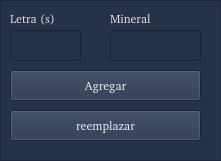
   <widget class="QFrame" name="frame_5">
    <property name="geometry">
     <rect>
      <x>10</x>
      <y>460</y>
      <width>221</width>
      <height>161</height>
     </rect>
    </property>
    <property name="palette">
     <palette>
      <active>
       <colorrole role="WindowText">
        <brush brushstyle="SolidPattern">
         <color alpha="255">
          <red>243</red>
          <green>219</green>
          <blue>214</blue>
         </color>
        </brush>
       </colorrole>
       <colorrole role="Button">
        <brush brushstyle="SolidPattern">
         <color alpha="255">
          <red>38</red>
          <green>50</green>
          <blue>74</blue>
         </color>
        </brush>
       </colorrole>
       <colorrole role="Base">
        <brush brushstyle="SolidPattern">
         <color alpha="255">
          <red>38</red>
          <green>50</green>
          <blue>74</blue>
         </color>
        </brush>
       </colorrole>
       <colorrole role="Window">
        <brush brushstyle="SolidPattern">
         <color alpha="255">
          <red>38</red>
          <green>50</green>
          <blue>74</blue>
         </color>
        </brush>
       </colorrole>
      </active>
      <inactive>
       <colorrole role="WindowText">
        <brush brushstyle="SolidPattern">
         <color alpha="255">
          <red>243</red>
          <green>219</green>
          <blue>214</blue>
         </color>
        </brush>
       </colorrole>
       <colorrole role="Button">
        <brush brushstyle="SolidPattern">
         <color alpha="255">
          <red>38</red>
          <green>50</green>
          <blue>74</blue>
         </color>
        </brush>
       </colorrole>
       <colorrole role="Base">
        <brush brushstyle="SolidPattern">
         <color alpha="255">
          <red>38</red>
          <green>50</green>
          <blue>74</blue>
         </color>
        </brush>
       </colorrole>
       <colorrole role="Window">
        <brush brushstyle="SolidPattern">
         <color alpha="255">
          <red>38</red>
          <green>50</green>
          <blue>74</blue>
         </color>
        </brush>
       </colorrole>
      </inactive>
      <disabled>
       <colorrole role="WindowText">
        <brush brushstyle="SolidPattern">
         <color alpha="255">
          <red>190</red>
          <green>190</green>
          <blue>190</blue>
         </color>
        </brush>
       </colorrole>
       <colorrole role="Button">
        <brush brushstyle="SolidPattern">
         <color alpha="255">
          <red>38</red>
          <green>50</green>
          <blue>74</blue>
         </color>
        </brush>
       </colorrole>
       <colorrole role="Base">
        <brush brushstyle="SolidPattern">
         <color alpha="255">
          <red>38</red>
          <green>50</green>
          <blue>74</blue>
         </color>
        </brush>
       </colorrole>
       <colorrole role="Window">
        <brush brushstyle="SolidPattern">
         <color alpha="255">
          <red>38</red>
          <green>50</green>
          <blue>74</blue>
         </color>
        </brush>
       </colorrole>
      </disabled>
     </palette>
    </property>
    <property name="frameShape">
     <enum>QFrame::StyledPanel</enum>
    </property>
    <property name="frameShadow">
     <enum>QFrame::Raised</enum>
    </property>
    <widget class="QLabel" name="key_label">
     <property name="geometry">
      <rect>
       <x>10</x>
       <y>10</y>
       <width>61</width>
       <height>17</height>
      </rect>
     </property>
     <property name="palette">
      <palette>
       <active>
        <colorrole role="WindowText">
         <brush brushstyle="SolidPattern">
          <color alpha="255">
           <red>243</red>
           <green>219</green>
           <blue>214</blue>
          </color>
         </brush>
        </colorrole>
        <colorrole role="Button">
         <brush brushstyle="SolidPattern">
          <color alpha="255">
           <red>38</red>
           <green>50</green>
           <blue>74</blue>
          </color>
         </brush>
        </colorrole>
        <colorrole role="Base">
         <brush brushstyle="SolidPattern">
          <color alpha="255">
           <red>38</red>
           <green>50</green>
           <blue>74</blue>
          </color>
         </brush>
        </colorrole>
        <colorrole role="Window">
         <brush brushstyle="SolidPattern">
          <color alpha="255">
           <red>38</red>
           <green>50</green>
           <blue>74</blue>
          </color>
         </brush>
        </colorrole>
       </active>
       <inactive>
        <colorrole role="WindowText">
         <brush brushstyle="SolidPattern">
          <color alpha="255">
           <red>243</red>
           <green>219</green>
           <blue>214</blue>
          </color>
         </brush>
        </colorrole>
        <colorrole role="Button">
         <brush brushstyle="SolidPattern">
          <color alpha="255">
           <red>38</red>
           <green>50</green>
           <blue>74</blue>
          </color>
         </brush>
        </colorrole>
        <colorrole role="Base">
         <brush brushstyle="SolidPattern">
          <color alpha="255">
           <red>38</red>
           <green>50</green>
           <blue>74</blue>
          </color>
         </brush>
        </colorrole>
        <colorrole role="Window">
         <brush brushstyle="SolidPattern">
          <color alpha="255">
           <red>38</red>
           <green>50</green>
           <blue>74</blue>
          </color>
         </brush>
        </colorrole>
       </inactive>
       <disabled>
        <colorrole role="WindowText">
         <brush brushstyle="SolidPattern">
          <color alpha="255">
           <red>190</red>
           <green>190</green>
           <blue>190</blue>
          </color>
         </brush>
        </colorrole>
        <colorrole role="Button">
         <brush brushstyle="SolidPattern">
          <color alpha="255">
           <red>38</red>
           <green>50</green>
           <blue>74</blue>
          </color>
         </brush>
        </colorrole>
        <colorrole role="Base">
         <brush brushstyle="SolidPattern">
          <color alpha="255">
           <red>38</red>
           <green>50</green>
           <blue>74</blue>
          </color>
         </brush>
        </colorrole>
        <colorrole role="Window">
         <brush brushstyle="SolidPattern">
          <color alpha="255">
           <red>38</red>
           <green>50</green>
           <blue>74</blue>
          </color>
         </brush>
        </colorrole>
       </disabled>
      </palette>
     </property>
     <property name="font">
      <font>
       <family>Bitstream Charter</family>
       <weight>50</weight>
       <bold>false</bold>
      </font>
     </property>
     <property name="text">
      <string>Letra (s)</string>
     </property>
    </widget>
    <widget class="QPushButton" name="Save_element_button">
     <property name="geometry">
      <rect>
       <x>10</x>
       <y>70</y>
       <width>191</width>
       <height>31</height>
      </rect>
     </property>
     <property name="palette">
      <palette>
       <active>
        <colorrole role="Button">
         <brush brushstyle="SolidPattern">
          <color alpha="255">
           <red>38</red>
           <green>50</green>
           <blue>74</blue>
          </color>
         </brush>
        </colorrole>
        <colorrole role="ButtonText">
         <brush brushstyle="SolidPattern">
          <color alpha="255">
           <red>238</red>
           <green>238</green>
           <blue>236</blue>
          </color>
         </brush>
        </colorrole>
        <colorrole role="Base">
         <brush brushstyle="SolidPattern">
          <color alpha="255">
           <red>38</red>
           <green>50</green>
           <blue>74</blue>
          </color>
         </brush>
        </colorrole>
        <colorrole role="Window">
         <brush brushstyle="SolidPattern">
          <color alpha="255">
           <red>38</red>
           <green>50</green>
           <blue>74</blue>
          </color>
         </brush>
        </colorrole>
       </active>
       <inactive>
        <colorrole role="Button">
         <brush brushstyle="SolidPattern">
          <color alpha="255">
           <red>38</red>
           <green>50</green>
           <blue>74</blue>
          </color>
         </brush>
        </colorrole>
        <colorrole role="ButtonText">
         <brush brushstyle="SolidPattern">
          <color alpha="255">
           <red>238</red>
           <green>238</green>
           <blue>236</blue>
          </color>
         </brush>
        </colorrole>
        <colorrole role="Base">
         <brush brushstyle="SolidPattern">
          <color alpha="255">
           <red>38</red>
           <green>50</green>
           <blue>74</blue>
          </color>
         </brush>
        </colorrole>
        <colorrole role="Window">
         <brush brushstyle="SolidPattern">
          <color alpha="255">
           <red>38</red>
           <green>50</green>
           <blue>74</blue>
          </color>
         </brush>
        </colorrole>
       </inactive>
       <disabled>
        <colorrole role="Button">
         <brush brushstyle="SolidPattern">
          <color alpha="255">
           <red>38</red>
           <green>50</green>
           <blue>74</blue>
          </color>
         </brush>
        </colorrole>
        <colorrole role="ButtonText">
         <brush brushstyle="SolidPattern">
          <color alpha="255">
           <red>190</red>
           <green>190</green>
           <blue>190</blue>
          </color>
         </brush>
        </colorrole>
        <colorrole role="Base">
         <brush brushstyle="SolidPattern">
          <color alpha="255">
           <red>38</red>
           <green>50</green>
           <blue>74</blue>
          </color>
         </brush>
        </colorrole>
        <colorrole role="Window">
         <brush brushstyle="SolidPattern">
          <color alpha="255">
           <red>38</red>
           <green>50</green>
           <blue>74</blue>
          </color>
         </brush>
        </colorrole>
       </disabled>
      </palette>
     </property>
     <property name="font">
      <font>
       <family>Bitstream Charter</family>
       <weight>50</weight>
       <italic>false</italic>
       <bold>false</bold>
       <strikeout>false</strikeout>
      </font>
     </property>
     <property name="text">
      <string>Agregar</string>
     </property>
    </widget>
    <widget class="QPushButton" name="replace_element_button">
     <property name="geometry">
      <rect>
       <x>10</x>
       <y>110</y>
       <width>191</width>
       <height>31</height>
      </rect>
     </property>
     <property name="palette">
      <palette>
       <active>
        <colorrole role="Button">
         <brush brushstyle="SolidPattern">
          <color alpha="255">
           <red>38</red>
           <green>50</green>
           <blue>74</blue>
          </color>
         </brush>
        </colorrole>
        <colorrole role="ButtonText">
         <brush brushstyle="SolidPattern">
          <color alpha="255">
           <red>238</red>
           <green>238</green>
           <blue>236</blue>
          </color>
         </brush>
        </colorrole>
        <colorrole role="Base">
         <brush brushstyle="SolidPattern">
          <color alpha="255">
           <red>38</red>
           <green>50</green>
           <blue>74</blue>
          </color>
         </brush>
        </colorrole>
        <colorrole role="Window">
         <brush brushstyle="SolidPattern">
          <color alpha="255">
           <red>38</red>
           <green>50</green>
           <blue>74</blue>
          </color>
         </brush>
        </colorrole>
       </active>
       <inactive>
        <colorrole role="Button">
         <brush brushstyle="SolidPattern">
          <color alpha="255">
           <red>38</red>
           <green>50</green>
           <blue>74</blue>
          </color>
         </brush>
        </colorrole>
        <colorrole role="ButtonText">
         <brush brushstyle="SolidPattern">
          <color alpha="255">
           <red>238</red>
           <green>238</green>
           <blue>236</blue>
          </color>
         </brush>
        </colorrole>
        <colorrole role="Base">
         <brush brushstyle="SolidPattern">
          <color alpha="255">
           <red>38</red>
           <green>50</green>
           <blue>74</blue>
          </color>
         </brush>
        </colorrole>
        <colorrole role="Window">
         <brush brushstyle="SolidPattern">
          <color alpha="255">
           <red>38</red>
           <green>50</green>
           <blue>74</blue>
          </color>
         </brush>
        </colorrole>
       </inactive>
       <disabled>
        <colorrole role="Button">
         <brush brushstyle="SolidPattern">
          <color alpha="255">
           <red>38</red>
           <green>50</green>
           <blue>74</blue>
          </color>
         </brush>
        </colorrole>
        <colorrole role="ButtonText">
         <brush brushstyle="SolidPattern">
          <color alpha="255">
           <red>190</red>
           <green>190</green>
           <blue>190</blue>
          </color>
         </brush>
        </colorrole>
        <colorrole role="Base">
         <brush brushstyle="SolidPattern">
          <color alpha="255">
           <red>38</red>
           <green>50</green>
           <blue>74</blue>
          </color>
         </brush>
        </colorrole>
        <colorrole role="Window">
         <brush brushstyle="SolidPattern">
          <color alpha="255">
           <red>38</red>
           <green>50</green>
           <blue>74</blue>
          </color>
         </brush>
        </colorrole>
       </disabled>
      </palette>
     </property>
     <property name="font">
      <font>
       <family>Bitstream Charter</family>
       <weight>50</weight>
       <italic>false</italic>
       <bold>false</bold>
       <strikeout>false</strikeout>
      </font>
     </property>
     <property name="text">
      <string>reemplazar</string>
     </property>
    </widget>
    <widget class="QLabel" name="component_label">
     <property name="geometry">
      <rect>
       <x>110</x>
       <y>10</y>
       <width>67</width>
       <height>17</height>
      </rect>
     </property>
     <property name="palette">
      <palette>
       <active>
        <colorrole role="WindowText">
         <brush brushstyle="SolidPattern">
          <color alpha="255">
           <red>243</red>
           <green>219</green>
           <blue>214</blue>
          </color>
         </brush>
        </colorrole>
        <colorrole role="Button">
         <brush brushstyle="SolidPattern">
          <color alpha="255">
           <red>38</red>
           <green>50</green>
           <blue>74</blue>
          </color>
         </brush>
        </colorrole>
        <colorrole role="Base">
         <brush brushstyle="SolidPattern">
          <color alpha="255">
           <red>38</red>
           <green>50</green>
           <blue>74</blue>
          </color>
         </brush>
        </colorrole>
        <colorrole role="Window">
         <brush brushstyle="SolidPattern">
          <color alpha="255">
           <red>38</red>
           <green>50</green>
           <blue>74</blue>
          </color>
         </brush>
        </colorrole>
       </active>
       <inactive>
        <colorrole role="WindowText">
         <brush brushstyle="SolidPattern">
          <color alpha="255">
           <red>243</red>
           <green>219</green>
           <blue>214</blue>
          </color>
         </brush>
        </colorrole>
        <colorrole role="Button">
         <brush brushstyle="SolidPattern">
          <color alpha="255">
           <red>38</red>
           <green>50</green>
           <blue>74</blue>
          </color>
         </brush>
        </colorrole>
        <colorrole role="Base">
         <brush brushstyle="SolidPattern">
          <color alpha="255">
           <red>38</red>
           <green>50</green>
           <blue>74</blue>
          </color>
         </brush>
        </colorrole>
        <colorrole role="Window">
         <brush brushstyle="SolidPattern">
          <color alpha="255">
           <red>38</red>
           <green>50</green>
           <blue>74</blue>
          </color>
         </brush>
        </colorrole>
       </inactive>
       <disabled>
        <colorrole role="WindowText">
         <brush brushstyle="SolidPattern">
          <color alpha="255">
           <red>190</red>
           <green>190</green>
           <blue>190</blue>
          </color>
         </brush>
        </colorrole>
        <colorrole role="Button">
         <brush brushstyle="SolidPattern">
          <color alpha="255">
           <red>38</red>
           <green>50</green>
           <blue>74</blue>
          </color>
         </brush>
        </colorrole>
        <colorrole role="Base">
         <brush brushstyle="SolidPattern">
          <color alpha="255">
           <red>38</red>
           <green>50</green>
           <blue>74</blue>
          </color>
         </brush>
        </colorrole>
        <colorrole role="Window">
         <brush brushstyle="SolidPattern">
          <color alpha="255">
           <red>38</red>
           <green>50</green>
           <blue>74</blue>
          </color>
         </brush>
        </colorrole>
       </disabled>
      </palette>
     </property>
     <property name="font">
      <font>
       <family>Bitstream Charter</family>
       <weight>50</weight>
       <bold>false</bold>
      </font>
     </property>
     <property name="text">
      <string>Mineral</string>
     </property>
    </widget>
    <widget class="QLineEdit" name="Key_input">
     <property name="geometry">
      <rect>
       <x>10</x>
       <y>30</y>
       <width>71</width>
       <height>31</height>
      </rect>
     </property>
     <property name="palette">
      <palette>
       <active>
        <colorrole role="Button">
         <brush brushstyle="SolidPattern">
          <color alpha="255">
           <red>38</red>
           <green>50</green>
           <blue>74</blue>
          </color>
         </brush>
        </colorrole>
        <colorrole role="Text">
         <brush brushstyle="SolidPattern">
          <color alpha="255">
           <red>238</red>
           <green>238</green>
           <blue>236</blue>
          </color>
         </brush>
        </colorrole>
        <colorrole role="Base">
         <brush brushstyle="SolidPattern">
          <color alpha="255">
           <red>38</red>
           <green>50</green>
           <blue>74</blue>
          </color>
         </brush>
        </colorrole>
        <colorrole role="Window">
         <brush brushstyle="SolidPattern">
          <color alpha="255">
           <red>38</red>
           <green>50</green>
           <blue>74</blue>
          </color>
         </brush>
        </colorrole>
       </active>
       <inactive>
        <colorrole role="Button">
         <brush brushstyle="SolidPattern">
          <color alpha="255">
           <red>38</red>
           <green>50</green>
           <blue>74</blue>
          </color>
         </brush>
        </colorrole>
        <colorrole role="Text">
         <brush brushstyle="SolidPattern">
          <color alpha="255">
           <red>238</red>
           <green>238</green>
           <blue>236</blue>
          </color>
         </brush>
        </colorrole>
        <colorrole role="Base">
         <brush brushstyle="SolidPattern">
          <color alpha="255">
           <red>38</red>
           <green>50</green>
           <blue>74</blue>
          </color>
         </brush>
        </colorrole>
        <colorrole role="Window">
         <brush brushstyle="SolidPattern">
          <color alpha="255">
           <red>38</red>
           <green>50</green>
           <blue>74</blue>
          </color>
         </brush>
        </colorrole>
       </inactive>
       <disabled>
        <colorrole role="Button">
         <brush brushstyle="SolidPattern">
          <color alpha="255">
           <red>38</red>
           <green>50</green>
           <blue>74</blue>
          </color>
         </brush>
        </colorrole>
        <colorrole role="Text">
         <brush brushstyle="SolidPattern">
          <color alpha="255">
           <red>190</red>
           <green>190</green>
           <blue>190</blue>
          </color>
         </brush>
        </colorrole>
        <colorrole role="Base">
         <brush brushstyle="SolidPattern">
          <color alpha="255">
           <red>38</red>
           <green>50</green>
           <blue>74</blue>
          </color>
         </brush>
        </colorrole>
        <colorrole role="Window">
         <brush brushstyle="SolidPattern">
          <color alpha="255">
           <red>38</red>
           <green>50</green>
           <blue>74</blue>
          </color>
         </brush>
        </colorrole>
       </disabled>
      </palette>
     </property>
     <property name="font">
      <font>
       <family>Bitstream Charter</family>
      </font>
     </property>
    </widget>
    <widget class="QLineEdit" name="new_compnent_input">
     <property name="geometry">
      <rect>
       <x>110</x>
       <y>30</y>
       <width>91</width>
       <height>31</height>
      </rect>
     </property>
     <property name="palette">
      <palette>
       <active>
        <colorrole role="Button">
         <brush brushstyle="SolidPattern">
          <color alpha="255">
           <red>38</red>
           <green>50</green>
           <blue>74</blue>
          </color>
         </brush>
        </colorrole>
        <colorrole role="Text">
         <brush brushstyle="SolidPattern">
          <color alpha="255">
           <red>238</red>
           <green>238</green>
           <blue>236</blue>
          </color>
         </brush>
        </colorrole>
        <colorrole role="Base">
         <brush brushstyle="SolidPattern">
          <color alpha="255">
           <red>38</red>
           <green>50</green>
           <blue>74</blue>
          </color>
         </brush>
        </colorrole>
        <colorrole role="Window">
         <brush brushstyle="SolidPattern">
          <color alpha="255">
           <red>38</red>
           <green>50</green>
           <blue>74</blue>
          </color>
         </brush>
        </colorrole>
       </active>
       <inactive>
        <colorrole role="Button">
         <brush brushstyle="SolidPattern">
          <color alpha="255">
           <red>38</red>
           <green>50</green>
           <blue>74</blue>
          </color>
         </brush>
        </colorrole>
        <colorrole role="Text">
         <brush brushstyle="SolidPattern">
          <color alpha="255">
           <red>238</red>
           <green>238</green>
           <blue>236</blue>
          </color>
         </brush>
        </colorrole>
        <colorrole role="Base">
         <brush brushstyle="SolidPattern">
          <color alpha="255">
           <red>38</red>
           <green>50</green>
           <blue>74</blue>
          </color>
         </brush>
        </colorrole>
        <colorrole role="Window">
         <brush brushstyle="SolidPattern">
          <color alpha="255">
           <red>38</red>
           <green>50</green>
           <blue>74</blue>
          </color>
         </brush>
        </colorrole>
       </inactive>
       <disabled>
        <colorrole role="Button">
         <brush brushstyle="SolidPattern">
          <color alpha="255">
           <red>38</red>
           <green>50</green>
           <blue>74</blue>
          </color>
         </brush>
        </colorrole>
        <colorrole role="Text">
         <brush brushstyle="SolidPattern">
          <color alpha="255">
           <red>190</red>
           <green>190</green>
           <blue>190</blue>
          </color>
         </brush>
        </colorrole>
        <colorrole role="Base">
         <brush brushstyle="SolidPattern">
          <color alpha="255">
           <red>38</red>
           <green>50</green>
           <blue>74</blue>
          </color>
         </brush>
        </colorrole>
        <colorrole role="Window">
         <brush brushstyle="SolidPattern">
          <color alpha="255">
           <red>38</red>
           <green>50</green>
           <blue>74</blue>
          </color>
         </brush>
        </colorrole>
       </disabled>
      </palette>
     </property>
     <property name="font">
      <font>
       <family>Bitstream Charter</family>
      </font>
     </property>
    </widget>
   </widget>
